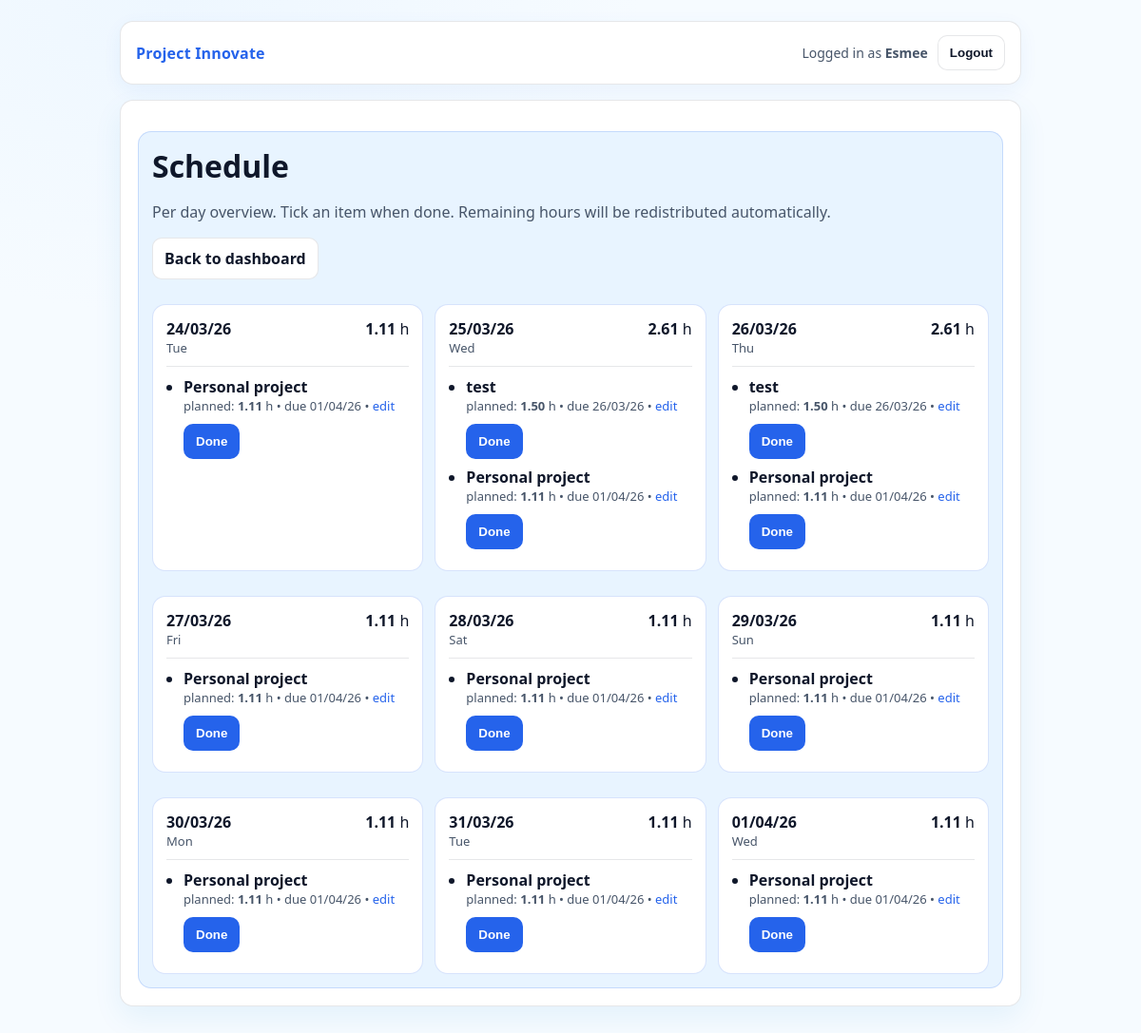
/schedule (signed in), run on the app's committed database.
### app.py (models this page shows, shortened)
class User(UserMixin, db.Model):
    id = db.Column(db.Integer, primary_key=True)
    username = db.Column(db.String(80), unique=True, nullable=False)
    password_hash = db.Column(db.String(255), nullable=False)

class Assignment(db.Model):
    id = db.Column(db.Integer, primary_key=True)
    user_id = db.Column(db.Integer, db.ForeignKey("user.id"), nullable=False)
    title = db.Column(db.String(200), nullable=False)
    start_date = db.Column(db.Date, nullable=False)
    due_date = db.Column(db.Date, nullable=False)
    total_hours = db.Column(db.Float, nullable=False)

### app.py (the view)
@app.route("/schedule")
@login_required
def schedule():
    assignments = (
        Assignment.query
        .filter_by(user_id=current_user.id)
        .order_by(Assignment.due_date.asc())
        .all()
    )
    schedule_map = build_schedule(assignments)
    return render_template("schedule.html", schedule_map=schedule_map)

### app.py (called while the page is built)
@app.template_filter("dmy")
def format_dmy(value):
    if value is None:
        return ""
    if isinstance(value, datetime):
        value = value.date()
    return value.strftime("%d/%m/%y")

@login_manager.user_loader
def load_user(user_id):
    return db.session.get(User, int(user_id))

### templates/schedule.html (shortened to what this page needs)
{% extends "base.html" %}
{% block content %}
  <h1>Schedule</h1>
  <p class="muted">
    Per day overview. Tick an item when done. Remaining hours will be redistributed automatically.
  </p>
  <div class="actions">
    <a class="btn" href="{{ url_for('dashboard') }}">Back to dashboard</a>
  </div>
  {% if schedule_map %}
    <div style="display:grid;grid-template-columns:repeat(auto-fit, minmax(260px, 1fr));gap:12px;margin-top:12px;">
      {% for day, items in schedule_map.items() %}
        <div class="panel" style="background:#ffffff;">
          <div style="display:flex;justify-content:space-between;align-items:baseline;gap:10px;">
            <div>
              <div style="font-weight:800;font-size:16px;">{{ day|dmy }}</div>
              <div class="muted" style="font-size:13px;">
                {% set weekday_names = ["Mon","Tue","Wed","Thu","Fri","Sat","Sun"] %}
                {{ weekday_names[day.weekday()] }}
              </div>
            </div>
            {% set total = namespace(v=0) %}
            {% for item in items %}
              {% set total.v = total.v + item.planned_hours %}
            {% endfor %}
            <span class="badge"><strong>{{ "%.2f"|format(total.v) }}</strong> h</span>
          </div>
          <hr style="border:none;border-top:1px solid rgba(15,23,42,.10);margin:10px 0;">
          <ul style="margin:0;padding-left:18px;">
            {% for item in items %}
              {% set a = item.assignment %}
              <li style="margin:8px 0;">
                <div style="font-weight:800;">{{ a.title }}</div>
                <div class="muted" style="font-size:13px;display:flex;gap:10px;flex-wrap:wrap;align-items:center;">
                  <span>
                    planned: <strong>{{ "%.2f"|format(item.planned_hours) }}</strong> h
                    • due {{ a.due_date|dmy }}
                    • <a href="{{ url_for('edit_assignment', assignment_id=a.id) }}">edit</a>
                  </span>
                  <form method="post" action="{{ url_for('schedule_toggle') }}" style="margin:0;">
                    {% if item.done %}
                      <input type="hidden" name="action" value="uncheck">
                      <button class="btn" type="submit">Undo ({{ "%.2f"|format(item.done_hours) }}h)</button>
                    {% else %}
                      <button class="btn btn-primary" type="submit" {% if item.planned_hours <= 0 %}disabled{% endif %}>
                        Done
                      </button>
                    {% endif %}
                  </form>
                </div>
              </li>
            {% endfor %}
          </ul>
        </div>
      {% endfor %}
    </div>
  {% else %}
    <p class="muted">No assignments yet, so there’s no schedule.</p>
  {% endif %}
{% endblock %}

### templates/base.html (shortened to what this page needs)
<!doctype html>
<html lang="en">
  <head>
    <link rel="stylesheet" href="{{ url_for('static', filename='style.css') }}">
  </head>
  <body>
    <div class="container">
      <div class="nav">
        <div class="brand">
          <a href="{{ url_for('dashboard') }}">Project Innovate</a>
        </div>
        <div class="nav-right">
          {% if current_user.is_authenticated %}
            <span>Logged in as <strong>{{ current_user.username }}</strong></span>
            <form method="post" action="{{ url_for('logout') }}" style="margin:0;">
              <button class="btn" type="submit">Logout</button>
            </form>
          {% else %}
            <a class="btn" href="{{ url_for('login') }}">Login</a>
            <a class="btn btn-primary" href="{{ url_for('register') }}">Register</a>
          {% endif %}
        </div>
      </div>
      <div class="card">
        <div class="panel">
          {% block content %}{% endblock %}
        </div>
      </div>
    </div>
  </body>
</html>

### static/style.css (style rules this page uses)
:root { --bg1: #f6fbff; --bg2: #eef7ff; --card: #e8f4ff; --card2:#ffffff; --text: #0f172a; --muted:#475569; --border: rgba(15, 23, 42, 0.10); --primary: #2563eb; --primaryHover:#1d4ed8; --danger: #dc2626; --dangerHover:#b91c1c; }
* { box-sizing:border-box; }
html, body { height:100%; }
body { margin:0; font-family: ui-sans-serif, system-ui, -apple-system, Segoe UI, Roboto, Arial; color: var(--text); background: radial-gradient(900px 600px at 15% 0%, var(--bg2) 0%, var(--bg1) 55%), linear-gradient(180deg, var(--bg1), #ffffff); }
a { color: var(--primary); text-decoration:none; }
.container { max-width: 980px; margin: 0 auto; padding: 22px 16px 60px; }
.nav { display:flex; justify-content:space-between; align-items:center; gap: 12px; padding: 14px 16px; border: 1px solid var(--border); background: #ffffff; border-radius: 14px; box-shadow: 0 6px 20px rgba(37,99,235,.06); }
.brand { font-weight: 800; letter-spacing: .2px; }
.nav-right { display:flex; align-items:center; gap: 10px; color: var(--muted); font-size: 14px; }
.card { margin-top: 16px; border: 1px solid var(--border); background: var(--card2); border-radius: 14px; padding: 18px; box-shadow: 0 12px 30px rgba(2,132,199,.08); }
.card h1, .card h2 { margin: 0 0 10px; }
.panel { margin-top: 14px; border: 1px solid rgba(37,99,235,.18); background: var(--card); border-radius: 14px; padding: 14px; }
.muted { color: var(--muted); }
.actions { display:flex; flex-wrap:wrap; gap:10px; margin-top: 10px; }
.btn { display:inline-flex; align-items:center; justify-content:center; padding: 10px 12px; border-radius: 10px; border: 1px solid var(--border); background: #ffffff; color: var(--text); cursor:pointer; font-weight: 700; }
.btn-primary { background: var(--primary); border-color: rgba(37,99,235,.35); color: #ffffff; }

### data on the page
User: username "Esmee"
Assignment: schedule_map "24/03/26", start_date "Tue", title "Personal project" "Personal project" "Personal project" "Personal project" "Personal project" "Personal project" "Personal project" "Personal project" "Personal project", due_date|dmy "01/04/26" "01/04/26" "01/04/26" "01/04/26" "01/04/26" "01/04/26" "01/04/26" "01/04/26" "01/04/26"
Assignment: schedule_map "25/03/26", start_date "Wed", title "test" "test", due_date|dmy "26/03/26" "26/03/26"

### other printed values
{{ "%.2f"|format(total.v) }} "1.11" "2.61" "2.61" "1.11" "1.11" "1.11" "1.11" "1.11" "1.11"
{{ "%.2f"|format(item.planned_hours) }} "1.11" "1.50" "1.11" "1.50" "1.11" "1.11" "1.11" "1.11" "1.11" "1.11" "1.11"
{{ day|dmy }} "26/03/26" "27/03/26" "28/03/26" "29/03/26" "30/03/26" "31/03/26" "01/04/26"
{{ weekday_names[day.weekday()] }} "Thu" "Fri" "Sat" "Sun" "Mon" "Tue" "Wed"
